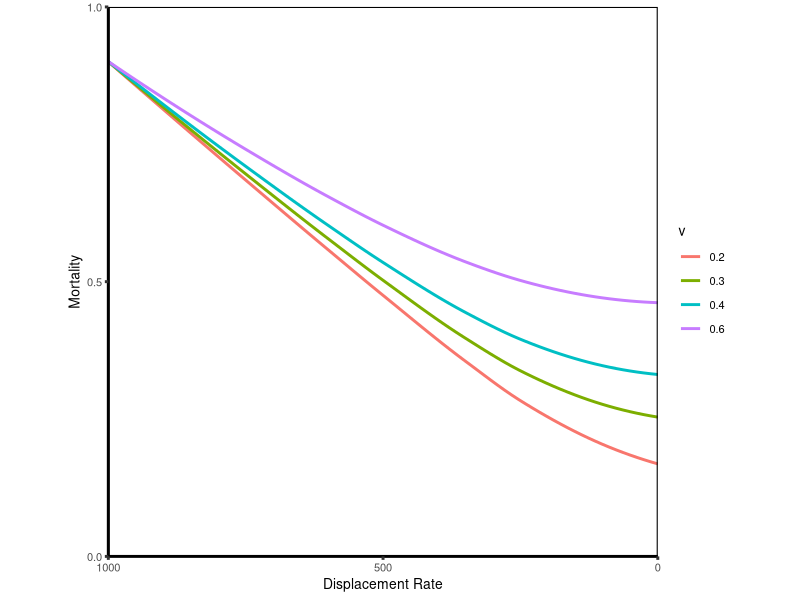
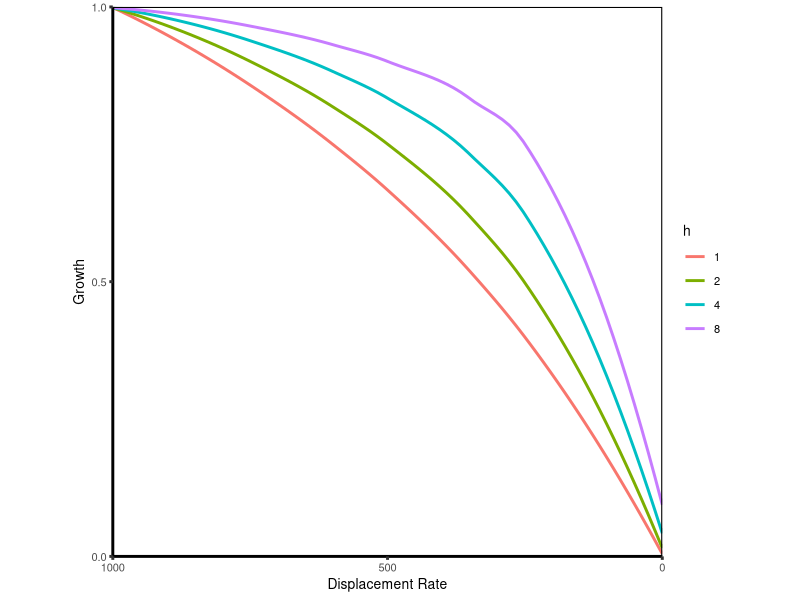
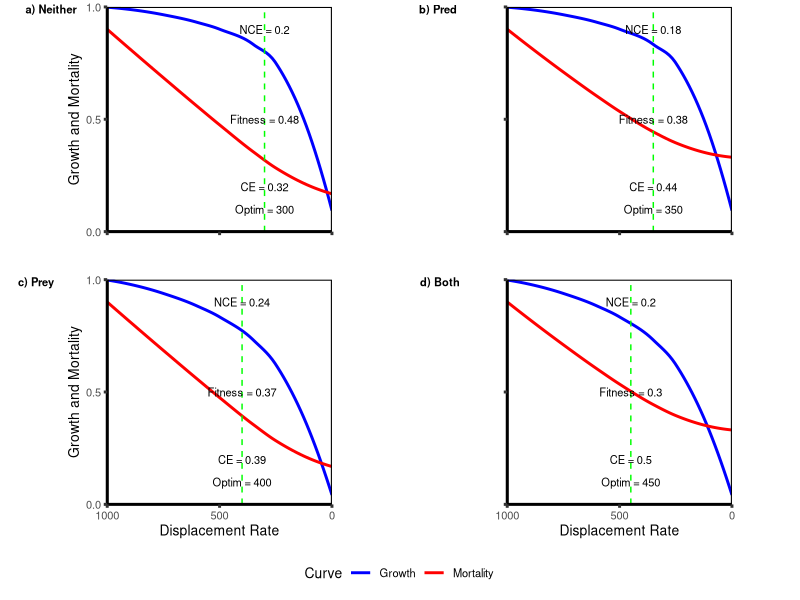
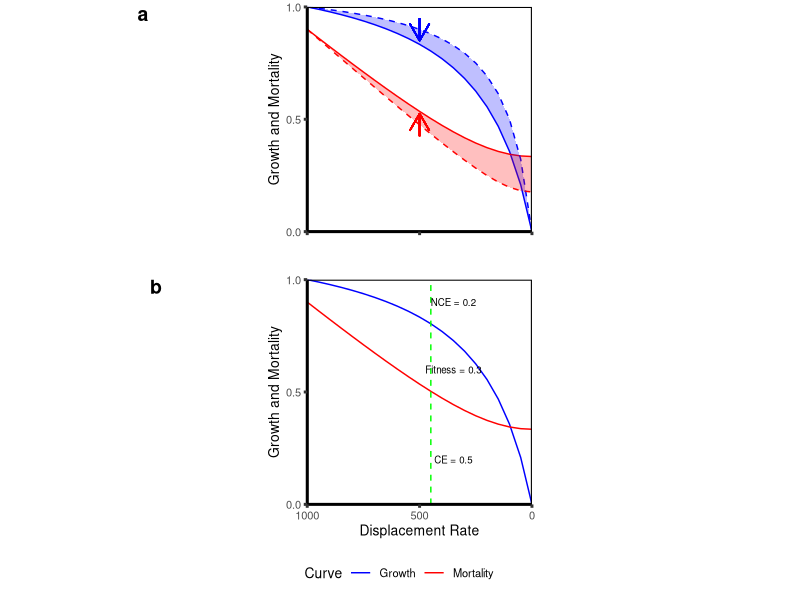

Write R code to recreate these figures, in order.
## ---- chunk 1
library(ggplot2)
library(formatR)
library(knitr)
library(cowplot)
knitr::opts_chunk$set(tidy.opts = list(width.cutoff = 60), tidy = TRUE)
knitr::opts_chunk$set(warning = FALSE, message = FALSE) 
## ---- chunk 2
## The mortality-trait curve
# This forumula is simplified by setting some of the values as constants
# r is assumed to be 0.5 (which cancels out the 2), while k, v, and s are manipulated values
# k is predator density
# v is predator velocity
# s is prey velocity

pred.curve <- function(k, v, s){
 k * sqrt( v^2 + s^2 )
}

# Include plots of all four mortality-trait curves here, on one figure
s_vec <- seq( 0, 1, by = 0.05 )
v_vec <- c(0.2, 0.3, 0.4, 0.6) # predator velocity
k_val <- 0.45 # predator density outside refuge
pred_constant_val <- 0.98058 # a constant Scott applied in the calcs to the mortality curve to make the numbers cleaner

mortcurve.df <- as.data.frame(mat.or.vec(length(s_vec) * length(v_vec), 3))
colnames(mortcurve.df) <- c("s", "v", "mort")

row <- 0

for (i in 1:length(v_vec)){
  for (j in 1:length(s_vec)){
  row <- row + 1
  mortcurve.df$s[row] <- s_vec[j]
  mortcurve.df$v[row] <- v_vec[i]
  mortcurve.df$mort[row] <- pred.curve( k = 0.45, v = v_vec[i], s = s_vec[j] )
  }
}

mortcurve.df$v <- as.factor(mortcurve.df$v)

for (i in 1:length(v_vec)){ # scale each mortality curve so that the y-intercepts are kept constant
  maxmort <- max(mortcurve.df$mort[which(mortcurve.df$v == v_vec[i])])
  mortcurve.df$mort[which(mortcurve.df$v == v_vec[i])] <- ( mortcurve.df$mort[which(mortcurve.df$v == v_vec[i])] / maxmort ) * 0.9
}

ggplot( data = mortcurve.df, aes( x = s, y = mort, colour = v ) ) +
  geom_smooth(se = FALSE) +
  theme_classic( base_size = 10, base_line_size = 1 ) + 
  ylab("Mortality") +
  xlab("Displacement Rate") +
  scale_x_reverse(expand = c(0, 0), breaks = c(0, 0.5, 1), labels = c(0, 500, 1000) ) + 
  scale_y_continuous(expand = c(0, 0), limits = c(0, 1), breaks = c(0, 0.5, 1) ) +
  theme( panel.border = element_rect( color = "black", fill = NA, linewidth = 0.75 ), aspect.ratio = 1 )

## ---- chunk 3
## The growth-trait curve
# R is prey resource density
# s is prey body velocity
# h is handling time

growth.curve <- function(s, h, R){
  ( s * R )/( 1 + s * h * R )
}

# Include plots of all four growth-trait curves here, on one figure
h_vec <- c(8, 4, 2, 1) # prey handling time
R_val <- 1 # resource density
cost_constant_val <- 9 # a constant Scott applied to the growth curve in the calcs to make the numbers cleaner

growthcurve.df <- as.data.frame(mat.or.vec(length(s_vec) * length(v_vec), 3))
colnames(growthcurve.df) <- c("s", "h", "growth")

row <- 0

for (i in 1:length(h_vec)){
  for (j in 1:length(s_vec)){
  row <- row + 1
  growthcurve.df$s[row] <- s_vec[j]
  growthcurve.df$h[row] <- h_vec[i]
  growthcurve.df$growth[row] <- growth.curve( s = s_vec[j], h = h_vec[i], R = R_val )
  }
}

growthcurve.df$h <- as.factor(growthcurve.df$h)

for (i in 1:length(h_vec)){ # scale each growth curve so that y = 1 at x = 1000
  maxgrowth <- max(growthcurve.df$growth[which(growthcurve.df$h == h_vec[i])])
  growthcurve.df$growth[which(growthcurve.df$h == h_vec[i])] <- growthcurve.df$growth[which(growthcurve.df$h == h_vec[i])] / maxgrowth 
}

ggplot( data = growthcurve.df, aes( x = s, y = growth, colour = h ) ) +
  geom_smooth(se = FALSE) +
  theme_classic( base_size = 10, base_line_size = 1 ) + 
  ylab("Growth") +
  xlab("Displacement Rate") +
  scale_x_reverse(expand = c(0, 0), breaks = c(0, 0.5, 1), labels = c(0, 500, 1000) ) + 
  scale_y_continuous(expand = c(0, 0), limits = c(0, 1), breaks = c(0, 0.5, 1) ) +
  theme( panel.border = element_rect( color = "black", fill = NA, linewidth = 0.75 ), aspect.ratio = 1 )

## ---- chunk 4
## Generate four plots of the trait curves
## Need to separate them out into dataframes
growthcurve_base.df <- growthcurve.df[which(growthcurve.df$h == 8),] 
mortcurve_base.df <- mortcurve.df[which(mortcurve.df$v == 0.2),]
growthcurve_manip.df <- growthcurve.df[which(growthcurve.df$h == 4),]
mortcurve_manip.df <- mortcurve.df[which(mortcurve.df$v == 0.4),]

basescen.df <- merge(growthcurve_base.df, mortcurve_base.df, by = 's')
predmanip.df <- merge(growthcurve_base.df, mortcurve_manip.df, by = 's')
preymanip.df <- merge(growthcurve_manip.df, mortcurve_base.df, by = 's')
bothmanip.df <- merge(growthcurve_manip.df, mortcurve_manip.df, by = 's')


## Plot 1: no change in v, no change in 1/h
# Calculate optimum, NCE and CE strength, fitness
basescen.df$fitness <- 1 - ( 1 - basescen.df$growth ) - basescen.df$mort
basescen_optim <- round(basescen.df$s[which(basescen.df$fitness == max(basescen.df$fitness))], digits = 2) 
basescen_optim_fitness <- round(basescen.df$fitness[which(basescen.df$fitness == max(basescen.df$fitness))], digits = 2)
basescen_optim_CE <- round(basescen.df$mort[which(basescen.df$fitness == max(basescen.df$fitness))], digits = 2) 
basescen_optim_NCE <- round(1 - basescen_optim_CE - basescen_optim_fitness, digits = 2) 

base.plot <- ggplot( data = basescen.df, aes( x = s ) ) +
  geom_smooth( aes( y = growth, colour = "Growth" ), se = FALSE ) +
  geom_smooth( aes( y = mort, colour = "Mortality" ), se = FALSE ) +
  theme_classic( base_size = 10, base_line_size = 1 ) + 
  ylab("Growth and Mortality") +
  xlab("Displacement Rate") +
  geom_vline( xintercept = basescen_optim,  size = 0.5, linetype = "dashed", colour = "green" ) +
  annotate( "text", x = basescen_optim, y = 0.9, label = paste0("NCE = ", basescen_optim_NCE), size = 8/.pt  ) +
  annotate( "text", x = basescen_optim, y = 0.5, label = paste0("Fitness = ", basescen_optim_fitness), size = 8/.pt  ) +
  annotate( "text", x = basescen_optim, y = 0.2, label = paste0("CE = ", basescen_optim_CE), size = 8/.pt  ) +
  annotate( "text", x = basescen_optim, y = 0.1, label = paste0("Optim = ", basescen_optim * 1000), size = 8/.pt  ) +
  scale_x_reverse(expand = c(0, 0), breaks = c(0, 0.5, 1), labels = c(0, 500, 1000) ) + 
  scale_y_continuous(expand = c(0, 0), limits = c(0, 1), breaks = c(0, 0.5, 1) ) +
  scale_colour_manual(name = "Curve", values = c("blue", "red")) +
  theme( panel.border = element_rect( color = "black", fill = NA, linewidth = 0.75 ), aspect.ratio = 1,
         axis.text.x  = element_blank(),
         axis.title.x = element_blank(),
         legend.position = "none" )


## Plot 2: 50% change in v, no change in 1/h
# Calculate optimum, NCE and CE strength, fitness
predmanip.df$fitness <- 1 - ( 1 - predmanip.df$growth ) - predmanip.df$mort
predmanip_optim <- round(predmanip.df$s[which(predmanip.df$fitness == max(predmanip.df$fitness))], digits = 2) 
predmanip_optim_fitness <- round(predmanip.df$fitness[which(predmanip.df$fitness == max(predmanip.df$fitness))], digits = 2)
predmanip_optim_CE <- round(predmanip.df$mort[which(predmanip.df$fitness == max(predmanip.df$fitness))], digits = 2) 
predmanip_optim_NCE <- round(1 - predmanip_optim_CE - predmanip_optim_fitness, digits = 2) 

predmanip.plot <- ggplot( data = predmanip.df, aes( x = s ) ) +
  geom_smooth( aes( y = growth, colour = "Growth" ), se = FALSE ) +
  geom_smooth( aes( y = mort, colour = "Mortality" ), se = FALSE ) +
  theme_classic( base_size = 10, base_line_size = 1 ) + 
  ylab("Growth and Mortality") +
  xlab("Displacement Rate") +
  geom_vline( xintercept = predmanip_optim,  size = 0.5, linetype = "dashed", colour = "green" ) +
  annotate( "text", x = predmanip_optim, y = 0.9, label = paste0("NCE = ", predmanip_optim_NCE), size = 8/.pt  ) +
  annotate( "text", x = predmanip_optim, y = 0.5, label = paste0("Fitness = ", predmanip_optim_fitness), size = 8/.pt  ) +
  annotate( "text", x = predmanip_optim, y = 0.2, label = paste0("CE = ", predmanip_optim_CE), size = 8/.pt  ) +
  annotate( "text", x = predmanip_optim, y = 0.1, label = paste0("Optim = ", predmanip_optim * 1000), size = 8/.pt  ) +
  scale_x_reverse(expand = c(0, 0), breaks = c(0, 0.5, 1), labels = c(0, 500, 1000) ) + 
  scale_y_continuous(expand = c(0, 0), limits = c(0, 1), breaks = c(0, 0.5, 1) ) +
  scale_colour_manual(name = "Curve", values = c("blue", "red")) +
  theme( panel.border = element_rect( color = "black", fill = NA, linewidth = 0.75 ), aspect.ratio = 1,
         axis.text.y = element_blank(),
         axis.title.y = element_blank(),
         axis.text.x  = element_blank(),
         axis.title.x = element_blank(),
         legend.position = "none" )


## Plot 3: no change in v, 50% change in 1/h
# Calculate optimum, NCE and CE strength, fitness
preymanip.df$fitness <- 1 - ( 1 - preymanip.df$growth ) - preymanip.df$mort
preymanip_optim <- round(preymanip.df$s[which(preymanip.df$fitness == max(preymanip.df$fitness))], digits = 2) 
preymanip_optim_fitness <- round(preymanip.df$fitness[which(preymanip.df$fitness == max(preymanip.df$fitness))], digits = 2)
preymanip_optim_CE <- round(preymanip.df$mort[which(preymanip.df$fitness == max(preymanip.df$fitness))], digits = 2) 
preymanip_optim_NCE <- round(1 - preymanip_optim_CE - preymanip_optim_fitness, digits = 2) 

preymanip.plot <- ggplot( data = preymanip.df, aes( x = s ) ) +
  geom_smooth( aes( y = growth, colour = "Growth" ), se = FALSE ) +
  geom_smooth( aes( y = mort, colour = "Mortality" ), se = FALSE ) +
  theme_classic( base_size = 10, base_line_size = 1 ) + 
  ylab("Growth and Mortality") +
  xlab("Displacement Rate") +
  geom_vline( xintercept = preymanip_optim,  size = 0.5, linetype = "dashed", colour = "green" ) +
  annotate( "text", x = preymanip_optim, y = 0.9, label = paste0("NCE = ", preymanip_optim_NCE), size = 8/.pt  ) +
  annotate( "text", x = preymanip_optim, y = 0.5, label = paste0("Fitness = ", preymanip_optim_fitness), size = 8/.pt  ) +
  annotate( "text", x = preymanip_optim, y = 0.2, label = paste0("CE = ", preymanip_optim_CE), size = 8/.pt  ) +
  annotate( "text", x = preymanip_optim, y = 0.1, label = paste0("Optim = ", preymanip_optim * 1000), size = 8/.pt  ) +
  scale_x_reverse(expand = c(0, 0), breaks = c(0, 0.5, 1), labels = c(0, 500, 1000) ) + 
  scale_y_continuous(expand = c(0, 0), limits = c(0, 1), breaks = c(0, 0.5, 1) ) +
  scale_colour_manual(name = "Curve", values = c("blue", "red")) +
  theme( panel.border = element_rect( color = "black", fill = NA, linewidth = 0.75 ), aspect.ratio = 1,
         legend.position = "none" )


## Plot 4: 50% change in v, 50% change in 1/h
# Calculate optimum, NCE and CE strength, fitness
bothmanip.df$fitness <- 1 - ( 1 - bothmanip.df$growth ) - bothmanip.df$mort
bothmanip_optim <- round(bothmanip.df$s[which(bothmanip.df$fitness == max(bothmanip.df$fitness))], digits = 2) 
bothmanip_optim_fitness <- round(bothmanip.df$fitness[which(bothmanip.df$fitness == max(bothmanip.df$fitness))], digits = 2)
bothmanip_optim_CE <- round(bothmanip.df$mort[which(bothmanip.df$fitness == max(bothmanip.df$fitness))], digits = 2) 
bothmanip_optim_NCE <- round(1 - bothmanip_optim_CE - bothmanip_optim_fitness, digits = 2) 

bothmanip.plot <- ggplot( data = bothmanip.df, aes( x = s ) ) +
  geom_smooth( aes( y = growth, colour = "Growth" ), se = FALSE ) +
  geom_smooth( aes( y = mort, colour = "Mortality" ), se = FALSE ) +
  theme_classic( base_size = 10, base_line_size = 1 ) + 
  ylab("Growth and Mortality") +
  xlab("Displacement Rate") +
  geom_vline( xintercept = bothmanip_optim,  size = 0.5, linetype = "dashed", colour = "green" ) +
  annotate( "text", x = bothmanip_optim, y = 0.9, label = paste0("NCE = ", bothmanip_optim_NCE), size = 8/.pt  ) +
  annotate( "text", x = bothmanip_optim, y = 0.5, label = paste0("Fitness = ", bothmanip_optim_fitness), size = 8/.pt  ) +
  annotate( "text", x = bothmanip_optim, y = 0.2, label = paste0("CE = ", bothmanip_optim_CE), size = 8/.pt  ) +
  annotate( "text", x = bothmanip_optim, y = 0.1, label = paste0("Optim = ", bothmanip_optim * 1000), size = 8/.pt  ) +
  scale_x_reverse(expand = c(0, 0), breaks = c(0, 0.5, 1), labels = c(0, 500, 1000) ) + 
  scale_y_continuous(expand = c(0, 0), limits = c(0, 1), breaks = c(0, 0.5, 1) ) +
  scale_colour_manual(name = "Curve", values = c("blue", "red")) +
  theme( panel.border = element_rect( color = "black", fill = NA, linewidth = 0.75 ), aspect.ratio = 1,
         axis.text.y = element_blank(),
         axis.title.y = element_blank(),
         legend.position = "bottom" )

## Stitch them all together
get_legend_35 <- function(plot) {
  # return all legend candidates
  legends <- get_plot_component(plot, "guide-box", return_all = TRUE)
  # find non-zero legends
  nonzero <- vapply(legends, \(x) !inherits(x, "zeroGrob"), TRUE)
  idx <- which(nonzero)
  # return first non-zero legend if exists, and otherwise first element (which will be a zeroGrob) 
  if (length(idx) > 0) {
    return(legends[[idx[1]]])
  } else {
    return(legends[[1]])
  }
}

fig.legend <- get_legend_35(bothmanip.plot)
bothmanip.plot <- bothmanip.plot + theme(legend.position = "none")

fig.plot <- plot_grid( base.plot, predmanip.plot, preymanip.plot, bothmanip.plot, ncol = 2, labels = c("a) Neither", "b) Pred", "c) Prey", "d) Both"), label_size = 8, label_y = 1, label_x = 0, align = c("hv") )
plot_grid( fig.plot, fig.legend, rel_heights = c(1, 0.1), ncol = 1)
## ---- chunk 5
warming.df <- cbind(bothmanip.df, basescen.df$growth)
warming.df <- cbind(warming.df, basescen.df$mort)
colnames(warming.df) <- c("s", "h", "growth", "v", "mort", "fitness", "growth_baseline", "mort_baseline")

# Fig. 6 - Warming
warming_1.plot <- ggplot( data = warming.df, aes( x = s ) ) +
  geom_line( aes( y = growth ), color = "blue" ) +
  geom_line( aes( y = mort ), color = "red", linetype = "solid" ) +
  geom_line( aes( y = growth_baseline ), color = "blue", linetype = "dashed" ) +
  geom_line( aes( y = mort_baseline ), color = "red", linetype = "dashed" ) +
  geom_ribbon( aes( ymin = growth, ymax = growth_baseline ), fill = "blue", alpha = 0.25 )  +
  geom_ribbon( aes( ymin = mort, ymax = mort_baseline ), fill = "red", alpha = 0.25 )  +
  geom_segment(aes( x = 0.5, y = 0.95, xend = 0.5, yend = 0.85), arrow = arrow(length = unit(0.5, "cm") ), color = "blue", size = 0.5 ) +
  geom_segment(aes( x = 0.5, y = 0.425, xend = 0.5, yend = 0.525), arrow = arrow(length = unit(0.5, "cm") ), color = "red", size = 0.5 ) +
  theme_classic( base_size = 10, base_line_size = 1 ) + 
  ylab("Growth and Mortality") +
  xlab("Displacement Rate") +
  scale_x_reverse(expand = c(0, 0), breaks = c(0, 0.5, 1), labels = c(0, 500, 1000) ) + 
  scale_y_continuous(expand = c(0, 0), limits = c(0, 1), breaks = c(0, 0.5, 1) ) +
  theme( panel.border = element_rect( color = "black", fill = NA, linewidth = 0.75 ), aspect.ratio = 1,
         axis.title.x = element_blank(),
         axis.text.x = element_blank() )

warming_2.plot <- ggplot( data = warming.df, aes( x = s ) ) +
  geom_line( aes( y = growth, colour = "Growth" ), ) +
  geom_line( aes( y = mort, colour = "Mortality" ), linetype = "solid" ) +
  theme_classic( base_size = 10, base_line_size = 1 ) + 
  ylab("Growth and Mortality") +
  xlab("Displacement Rate") +
  geom_vline( xintercept = bothmanip_optim,  size = 0.5, linetype = "dashed", colour = "green" ) +
  annotate( "text", x = bothmanip_optim - 0.1, y = 0.9, label = paste0("NCE = ", bothmanip_optim_NCE), size = 7/.pt  ) +
  annotate( "text", x = bothmanip_optim - 0.1, y = 0.6, label = paste0("Fitness = ", bothmanip_optim_fitness), size = 7/.pt  ) +
  annotate( "text", x = bothmanip_optim - 0.1, y = 0.2, label = paste0("CE = ", bothmanip_optim_CE), size = 7/.pt  ) +
  scale_x_reverse(expand = c(0, 0), breaks = c(0, 0.5, 1), labels = c(0, 500, 1000) ) + 
  scale_y_continuous(expand = c(0, 0), limits = c(0, 1), breaks = c(0, 0.5, 1) ) +
  scale_colour_manual(name = "Curve", values = c("blue", "red")) +
  theme( panel.border = element_rect( color = "black", fill = NA, linewidth = 0.75 ), aspect.ratio = 1 ) +
  theme( legend.position = "bottom" )

warming.legend <- get_legend_35(warming_2.plot)
warming_2.plot <- warming_2.plot + theme( legend.position = "none" )

warming.fig <- plot_grid( warming_1.plot, warming_2.plot, ncol = 1, labels = "auto", hjust = -12.5, align = c("hv") )
warming.fig <- plot_grid( warming.fig, warming.legend, ncol = 1, rel_heights = c(1, 0.1) )

ggsave("fig6.png", plot = warming.fig, dpi = 300)
